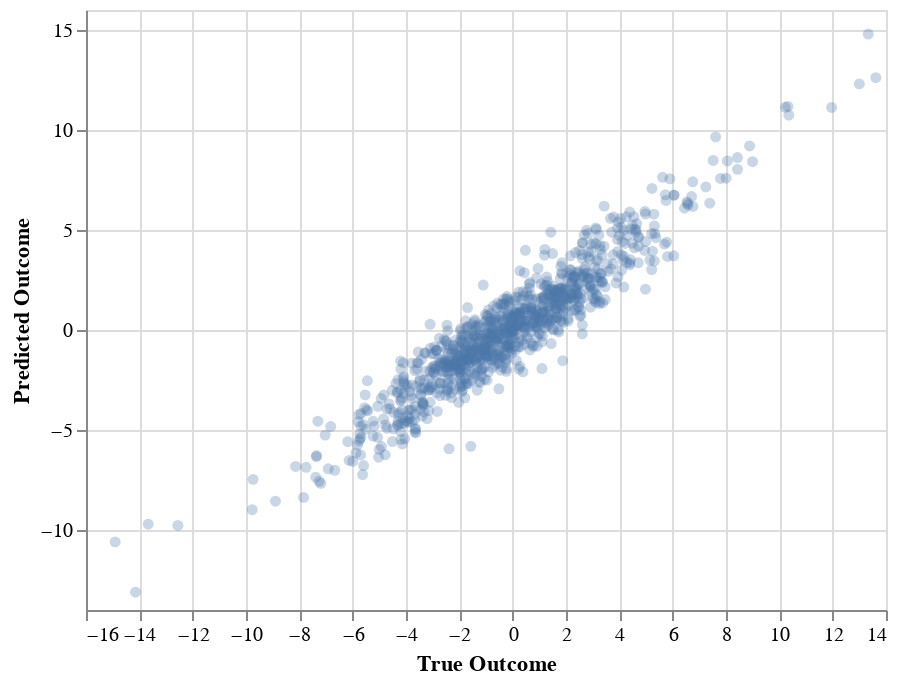

The notebook cell this image was saved under:
### Code cell
df = pd.DataFrame({
    'Predicted Outcome': y_test_pred[:, 0],
    'True Outcome': y_test
})
alt.Chart(df).mark_point(filled=True, opacity=0.3).encode(
    alt.X('True Outcome:Q'),
    alt.Y('Predicted Outcome:Q')
)

### Figure 1 — Vega-Lite specification as saved in the notebook (floating-point values rounded to 4 significant figures; data arrays with more than 128 entries replaced by an {"elided": "..."} marker saying what was removed)
{"$schema": "https://vega.github.io/schema/vega-lite/v3.4.0.json", "config": {"mark": {"tooltip": null}, "view": {"height": 300, "width": 400}}, "data": {"name": "data-dc0e99a086587e6146101c6d63aac5f5"}, "datasets": {"data-dc0e99a086587e6146101c6d63aac5f5": {"elided": "1000 records"}}, "encoding": {"x": {"field": "True Outcome", "type": "quantitative"}, "y": {"field": "Predicted Outcome", "type": "quantitative"}}, "mark": {"filled": true, "opacity": 0.3, "type": "point"}}
